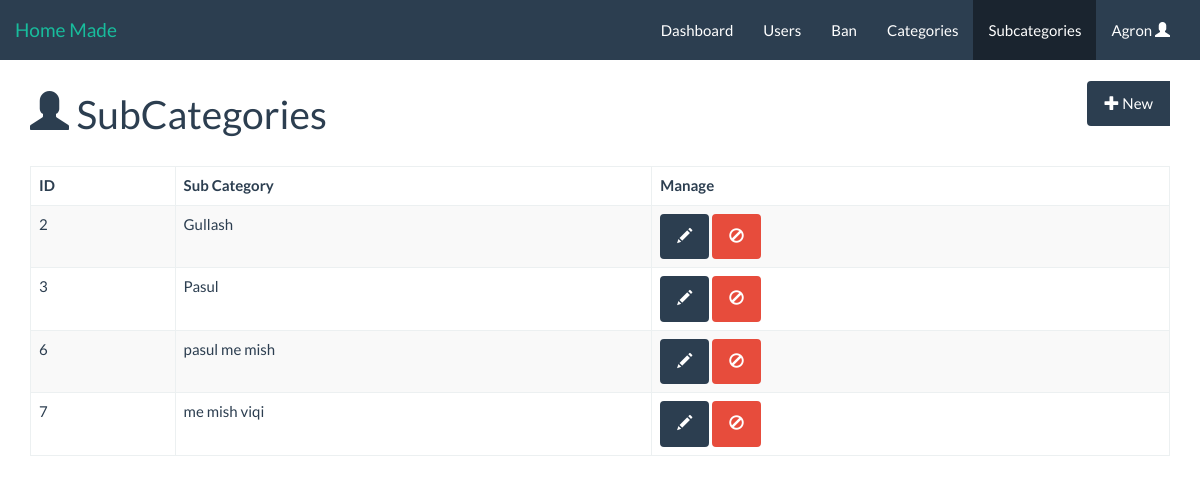
The page /admin/Subcategories.php (signed in) on the database its author committed.
### tables this page shows
CREATE TABLE IF NOT EXISTS `kategoria` (
  `id` int(11) NOT NULL,
  `emri` varchar(50) NOT NULL,
  `parent` int(11) DEFAULT NULL
);

### admin/Subcategories.php (the view, shortened to what this page needs)
<!DOCTYPE html>
<?php
    include("../includes/connect_db.php");
 ?>
<html>
<head>
    <link rel="stylesheet" href="../css/bootstrap.css" />
    <link rel="stylesheet" href="css/style.css" />
    <link rel="stylesheet" href="../css/datatables.min.css"/>
</head>
<body>
    <nav class="navbar navbar-default">
        <div class="container-fluid">
            <div class="navbar-header">
                <a class="navbar-brand" href="#">Home Made</a>
            </div>
            <div class="collapse navbar-collapse" id="collapse">
                <ul class="nav navbar-nav navbar-right">
                    <li><a href="index.php">Dashboard <span class="sr-only">(current)</span></a></li>
                    <li><a href="users.php">Users</a></li>
                    <li><a href="ban.php">Ban</a></li>
                    <li><a href="categories.php">Categories</a></li>
                    <li class="active"><a href="subcategories.php">Subcategories</a></li>
                    <?php if (isset($_SESSION['loggedInAdminId'])) { ?>
                    <li class="dropdown">
                        <a href="#" class="dropdown-toggle" data-toggle="dropdown" role="button" aria-haspopup="true" aria-expanded="false"><?php echo $_SESSION['loggedInAdminname']; ?> <span class="glyphicon glyphicon-user"></span></a>
                    </li><?php }  ?>
                </ul>
            </div>
        </div>
    </nav>
    <section>
        <div class="container">
            <div class=row>
                <div class="col-md-12">
                    <div class="row">
                        <div class="col-md-6">
                            <h1 class="page-header"><i class="glyphicon glyphicon-user"></i> SubCategories</h1>
                        </div>
                        <div class="col-md-6">
                            <div class="btn-group actions" role="group" aria-label="...">
                                <a href "#" class="btn btn-primary" data-toggle="modal" data-target="#new_subcategory_modal"><i class="glyphicon glyphicon-plus"></i> New</a>
                            </div>
                        </div>
                    </div>
                    <table id="sort-table" class="table table-striped table-bordered">
                        <thead>
                            <tr>
                                <th class="no-sort">ID</th>
                                <th>Sub Category</th>
                                <th class="no-sort">Manage</th>
						    </tr>
                        </thead>
                        <tbody>
                        <?php
                            $query = "SELECT * FROM kategoria WHERE parent IS NOT NULL";
                            $result2 = mysqli_query($conn, $query);
                            if(mysqli_num_rows($result2) > 0){
                                while($row = mysqli_fetch_assoc($result2)){
                                    echo
                                        "<tr>
                                            <td>" . $row["id"] . "</td>
                                            <td>" . $row["emri"] . "</td>
                                            <td><a href='#' class='btn btn-primary' data-id='". $row[uid] ."' data-toggle='modal' data-target='#edit_category'> <i class='glyphicon glyphicon-pencil'></i></a>
                                                <a class='btn btn-danger'><i class='glyphicon glyphicon-ban-circle'></i></a></td>
                                        </tr>";
                                }
                            }
                            else{
                                echo "No results!";
                            }
                        ?>
                        </tbody>
                    </table>
                </div>
            </div>
        </div>
    </section>
</body>
</html>

### admin/css/style.css (style rules this page uses)
body { padding-bottom: 50px !important; }
.navbar { border-radius: 0; }
.actions { float:right; }
#sort-table th { cursor: pointer; font-weight: bold; }
.page-header { margin: 10px 0 20px 0 !important; }

### rows shown on the page
kategoria: id "2", emri "Gullash"
kategoria: id "3", emri "Pasul"
kategoria: id "6", emri "pasul me mish"
kategoria: id "7", emri "me mish viqi"

### other values the page prints
$_SESSION['loggedInAdminname'] "Agron"
